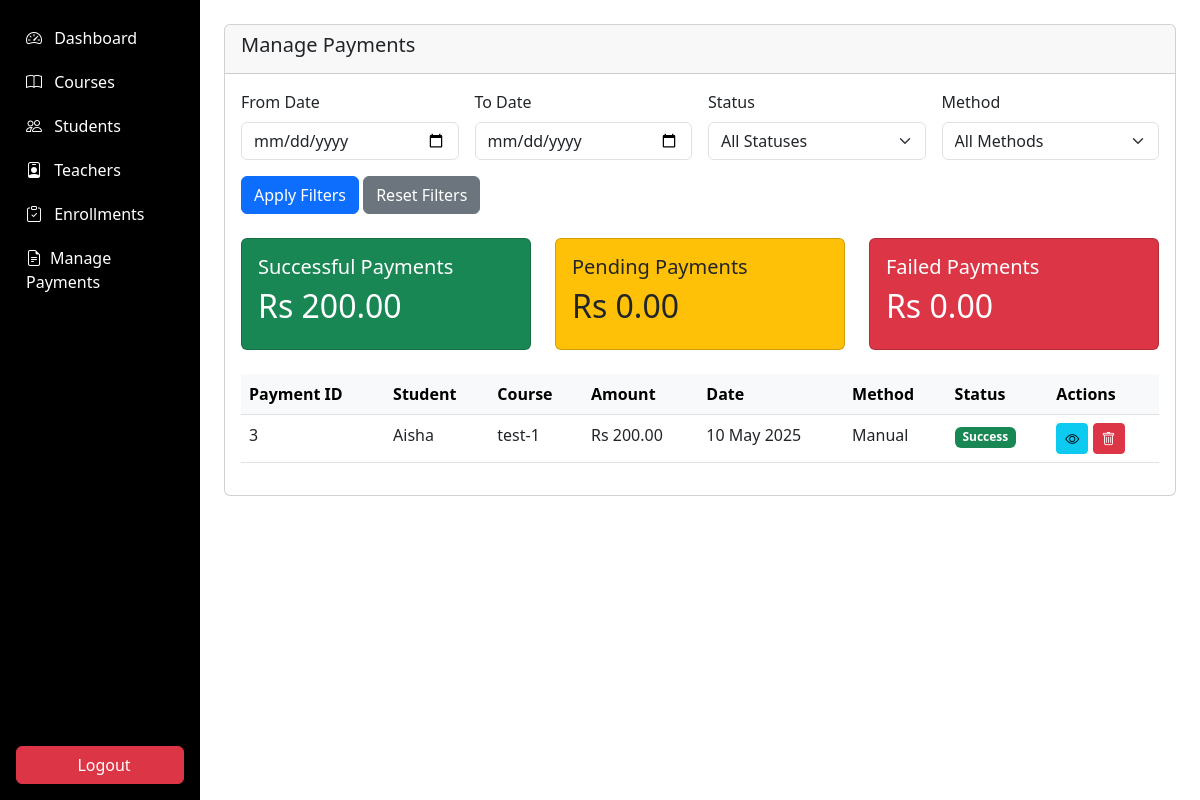
Screenshot of /admin/payments/manage_payments.php (signed in) with the database file from the repository.
### tables this page shows
CREATE TABLE `payments` (
  `payment_id` int(11) NOT NULL,
  `enrollment_id` int(11) NOT NULL,
  `amount` decimal(10,2) NOT NULL,
  `payment_date` timestamp NOT NULL DEFAULT current_timestamp(),
  `payment_method` varchar(50) DEFAULT NULL,
  `status` enum('success','failed','pending') DEFAULT 'pending',
  `transaction_details` text DEFAULT NULL
);

CREATE TABLE `students` (
  `student_id` int(11) NOT NULL,
  `user_id` int(11) NOT NULL,
  `full_name` varchar(100) NOT NULL,
  `address` text DEFAULT NULL,
  `contact_number` varchar(20) DEFAULT NULL,
  `parent_name` varchar(100) DEFAULT NULL,
  `parent_contact` varchar(20) DEFAULT NULL,
  `previous_education` text DEFAULT NULL,
  `profile_image` varchar(255) DEFAULT NULL
);

CREATE TABLE `courses` (
  `course_id` int(11) NOT NULL,
  `title` varchar(100) NOT NULL,
  `description` text DEFAULT NULL,
  `image_url` varchar(255) DEFAULT NULL,
  `teacher_id` int(11) DEFAULT NULL,
  `duration` varchar(50) DEFAULT NULL,
  `price` decimal(10,2) DEFAULT NULL,
  `is_featured` tinyint(1) DEFAULT 0,
  `created_at` timestamp NOT NULL DEFAULT current_timestamp(),
  `updated_at` timestamp NOT NULL DEFAULT current_timestamp() ON UPDATE current_timestamp()
);

### admin/payments/manage_payments.php (the view, shortened to what this page needs)
<?php
require_once '../../includes/auth.php';
$dateFrom = isset($_GET['date_from']) ? $_GET['date_from'] : null;
$dateTo = isset($_GET['date_to']) ? $_GET['date_to'] : null;
$query = "
    SELECT p.*,
           e.enrollment_id,
           s.full_name as student_name,
           c.title as course_title
    FROM payments p
    JOIN enrollments e ON p.enrollment_id = e.enrollment_id
    JOIN students s ON e.student_id = s.student_id
    JOIN courses c ON e.course_id = c.course_id
    WHERE 1=1
";
$params = [];
$query .= " ORDER BY p.payment_date DESC";
$payments = $db->prepare($query);
$payments->execute($params);
$payments = $payments->fetchAll();
$totalQuery = "
    SELECT
        COALESCE(SUM(CASE WHEN status = 'success' THEN amount ELSE 0 END), 0) as success_total,
        COALESCE(SUM(CASE WHEN status = 'pending' THEN amount ELSE 0 END), 0) as pending_total,
        COALESCE(SUM(CASE WHEN status = 'failed' THEN amount ELSE 0 END), 0) as failed_total,
        COUNT(*) as total_count
    FROM payments
    WHERE 1=1
";
$totalParams = [];
$totalStmt = $db->prepare($totalQuery);
$totalStmt->execute($totalParams);
$totals = $totalStmt->fetch(PDO::FETCH_ASSOC);
?>
<!DOCTYPE html>
<html lang="en">
<head>
</head>
<body>
   <div class="container-fluid">
  <div class="row">
    <nav class="col-md-2 d-none d-md-block p-0 bg-dark sidebar" id="sidebar">
      <?php include '../includes/sidebar.php'; ?>
    </nav>
        <main class="col-md-10 ms-sm-auto p-4">
                <div class="card mb-4">
                    <div class="card-header">
                        <h5 class="card-title">Manage Payments</h5>
                    </div>
                    <div class="card-body">
                        <form method="GET" class="mb-4">
                            <div class="row g-3">
                                <div class="col-md-3">
                                    <label for="date_from" class="form-label">From Date</label>
                                    <input type="date" class="form-control" id="date_from" name="date_from" value="<?= htmlspecialchars($dateFrom) ?>">
                                </div>
                                <div class="col-md-3">
                                    <label for="date_to" class="form-label">To Date</label>
                                    <input type="date" class="form-control" id="date_to" name="date_to" value="<?= htmlspecialchars($dateTo) ?>">
                                </div>
                                <div class="col-md-3">
                                    <label for="status" class="form-label">Status</label>
                                    <select class="form-select" id="status" name="status">
                                        <option value="">All Statuses</option>
                                    </select>
                                </div>
                                <div class="col-md-3">
                                    <label for="method" class="form-label">Method</label>
                                    <select class="form-select" id="method" name="method">
                                        <option value="">All Methods</option>
                                    </select>
                                </div>
                                <div class="col-12">
                                    <button type="submit" class="btn btn-primary">Apply Filters</button>
                                    <a href="manage_payments.php" class="btn btn-secondary">Reset Filters</a>
                                </div>
                            </div>
                        </form>
                        <div class="row mb-4">
                            <div class="col-md-4">
                                <div class="card bg-success text-white">
                                    <div class="card-body">
                                        <h5>Successful Payments</h5>
                                        <h2>Rs <?= number_format($totals['success_total'] ?? 0, 2) ?></h2>
                                    </div>
                                </div>
                            </div>
                            <div class="col-md-4">
                                <div class="card bg-warning text-dark">
                                    <div class="card-body">
                                        <h5>Pending Payments</h5>
                                        <h2>Rs <?= number_format($totals['pending_total'] ?? 0, 2) ?></h2>
                                    </div>
                                </div>
                            </div>
                            <div class="col-md-4">
                                <div class="card bg-danger text-white">
                                    <div class="card-body">
                                        <h5>Failed Payments</h5>
                                        <h2>Rs <?= number_format($totals['failed_total'] ?? 0, 2) ?></h2>
                                    </div>
                                </div>
                            </div>
                        </div>
                        <div class="table-responsive">
                            <table class="table table-hover">
                                <thead class="table-light">
                                    <tr>
                                        <th>Payment ID</th>
                                        <th>Student</th>
                                        <th>Course</th>
                                        <th>Amount</th>
                                        <th>Date</th>
                                        <th>Method</th>
                                        <th>Status</th>
                                        <th>Actions</th>
                                    </tr>
                                </thead>
                                <tbody>
                                    <?php foreach ($payments as $payment): ?>
                                    <tr>
                                        <td><?= $payment['payment_id'] ?></td>
                                        <td><?= htmlspecialchars($payment['student_name']) ?></td>
                                        <td><?= htmlspecialchars($payment['course_title']) ?></td>
                                        <td>Rs <?= number_format($payment['amount'], 2) ?></td>
                                        <td><?= date('d M Y', strtotime($payment['payment_date'])) ?></td>
                                        <td><?= ucwords(str_replace('_', ' ', $payment['payment_method'])) ?></td>
                                        <td>
                                            <span class="badge bg-<?=
                                                $payment['status'] === 'success' ? 'success' :
                                                ($payment['status'] === 'failed' ? 'danger' : 'warning')
                                            ?>">
                                                <?= ucfirst($payment['status']) ?>
                                            </span>
                                        </td>
                                        <td>
                                            <a href="payment_details.php?id=<?= $payment['payment_id'] ?>" class="btn btn-sm btn-info">
                                                <i class="bi bi-eye"></i>
                                            </a>
                                            <a href="?delete=<?= $payment['payment_id'] ?>" class="btn btn-sm btn-danger" onclick="return confirm('Are you sure?')">
                                                <i class="bi bi-trash"></i>
                                            </a>
                                        </td>
                                    </tr>
                                    <?php endforeach; ?>
                                </tbody>
                            </table>
                        </div>
                    </div>
                </div>
            </div>
        </div>
</body>
</html>

### admin/includes/sidebar.php (style rules this page uses)
.sidebar { background-color:black; }

### rows the page displays
payments: payment_id "3", students.full_name "Aisha", courses.title "test-1", amount "200.00", payment_date "10 May 2025", payment_method "Manual", status "Success"

### other values shown
$totals['success_total'] "200.00"
$totals['pending_total'] "0.00"
$totals['failed_total'] "0.00"
